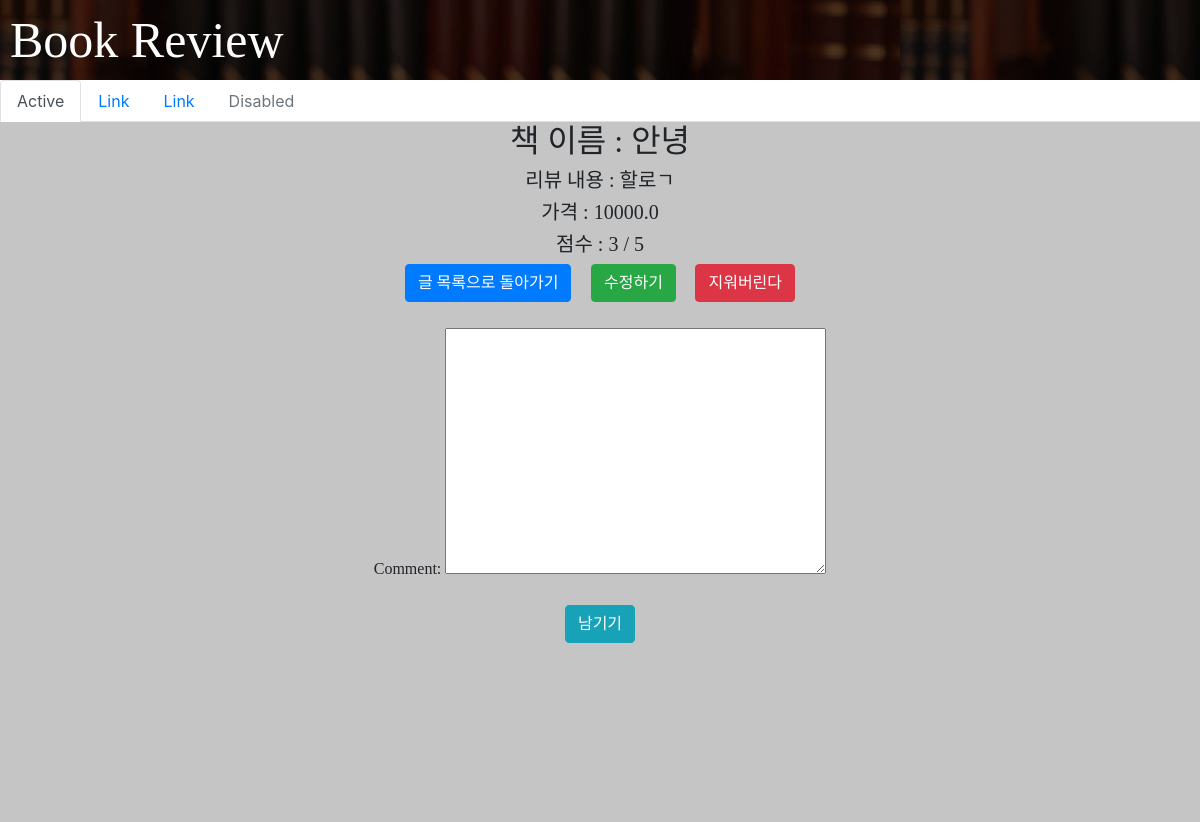
/detail/6/, run on the app's committed database.
### book/models.py (models this page shows, shortened)
class Post(models.Model):
    ONE = '1'
    TWO = '2'
    THREE = '3'
    FOUR = '4'
    FIVE = '5'
    Score_Choices = (
        (ONE, '1'),
        (TWO, '2'),
        (THREE, '3'),
        (FOUR, '4'),
        (FIVE, '5'),
    )
    title = models.CharField(max_length=200)
    review = models.TextField()
    price = models.FloatField()
    score = models.CharField(max_length=1, choices=Score_Choices)

### book/views.py (the view)
# urls.py: path('detail/<int:post_pk>/', views.detail, name='detail'),
def detail(request, post_pk):
    post = Post.objects.get(pk=post_pk)
    if request.method == 'POST':
        form = CommentForm(request.POST)
        comment = form.save(commit=False)
        comment.post = post
        comment.save()
        return redirect('detail', post.pk)
    else:
        form = CommentForm()
        return render(request, 'detail.html', { 'post' : post, 'form': form })

### book/forms.py
class CommentForm(forms.ModelForm):
    class Meta:
        model = Comment
        fields = ('comment',)

### book/templates/detail.html (shortened to what this page needs)
{% extends 'home.html' %}
    {% block content %}
    <h2>책 이름 : {{ post.title }}</h2>
    <h5>리뷰 내용 : {{ post.review }}</h5>
    <h5>가격 : {{ post.price }}</h5>
    <h5>점수 : {{ post.score }} / 5</h5>
    <div class='halu'>
    <div class='hi'>
      <a class='hey' href="{% url 'home' %}"><button type="button" class="btn btn-primary">글 목록으로 돌아가기</button></a><br><br>
      <a class='hey' href="{% url 'edit' post.pk %}"><button type="button" class="btn btn-success">수정하기</button></a><br><br>
      <a class='hey' href="{% url 'delete' post.pk %}"><button type="button" class="btn btn-danger">지워버린다</button></a>
    </div>
    </div>
    <form method="POST">{% csrf_token %}
        {{ form.as_p }}
        <button type="submit" class="btn btn-info">남기기</button>
    </form>
    {% endblock %}

### static/home.css (style rules this page uses)
.hi { font-family: 'Daehan'; text-align: center; display: flex; justify-content: space-around; width: 400px; }
.halu { display: flex; justify-content: center; align-items: center; }

### data on the page
Post: title "안녕", review "할로ㄱ", price "10000.0", score "3"
